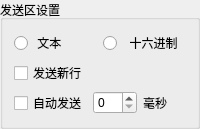
                 <widget class="QGroupBox" name="groupBox_3">
                  <property name="title">
                   <string>发送区设置</string>
                  </property>
                  <layout class="QVBoxLayout" name="verticalLayout_10">
                   <item>
                    <layout class="QVBoxLayout" name="verticalLayout_8">
                     <item>
                      <layout class="QHBoxLayout" name="horizontalLayout_5">
                       <item>
                        <widget class="QRadioButton" name="text_send_radioBtn">
                         <property name="text">
                          <string> 文本</string>
                         </property>
                        </widget>
                       </item>
                       <item>
                        <widget class="QRadioButton" name="hex_send_radioBtn">
                         <property name="text">
                          <string>  十六进制</string>
                         </property>
                        </widget>
                       </item>
                      </layout>
                     </item>
                     <item>
                      <widget class="QCheckBox" name="send_newline_checkBox">
                       <property name="text">
                        <string>发送新行</string>
                       </property>
                      </widget>
                     </item>
                     <item>
                      <layout class="QHBoxLayout" name="horizontalLayout_8">
                       <item>
                        <widget class="QCheckBox" name="auto_send_checkBox">
                         <property name="text">
                          <string>自动发送</string>
                         </property>
                        </widget>
                       </item>
                       <item>
                        <widget class="QSpinBox" name="auto_send_count_spinBox"/>
                       </item>
                       <item>
                        <widget class="QLabel" name="label_22">
                         <property name="text">
                          <string>毫秒</string>
                         </property>
                        </widget>
                       </item>
                      </layout>
                     </item>
                    </layout>
                   </item>
                  </layout>
                 </widget>
